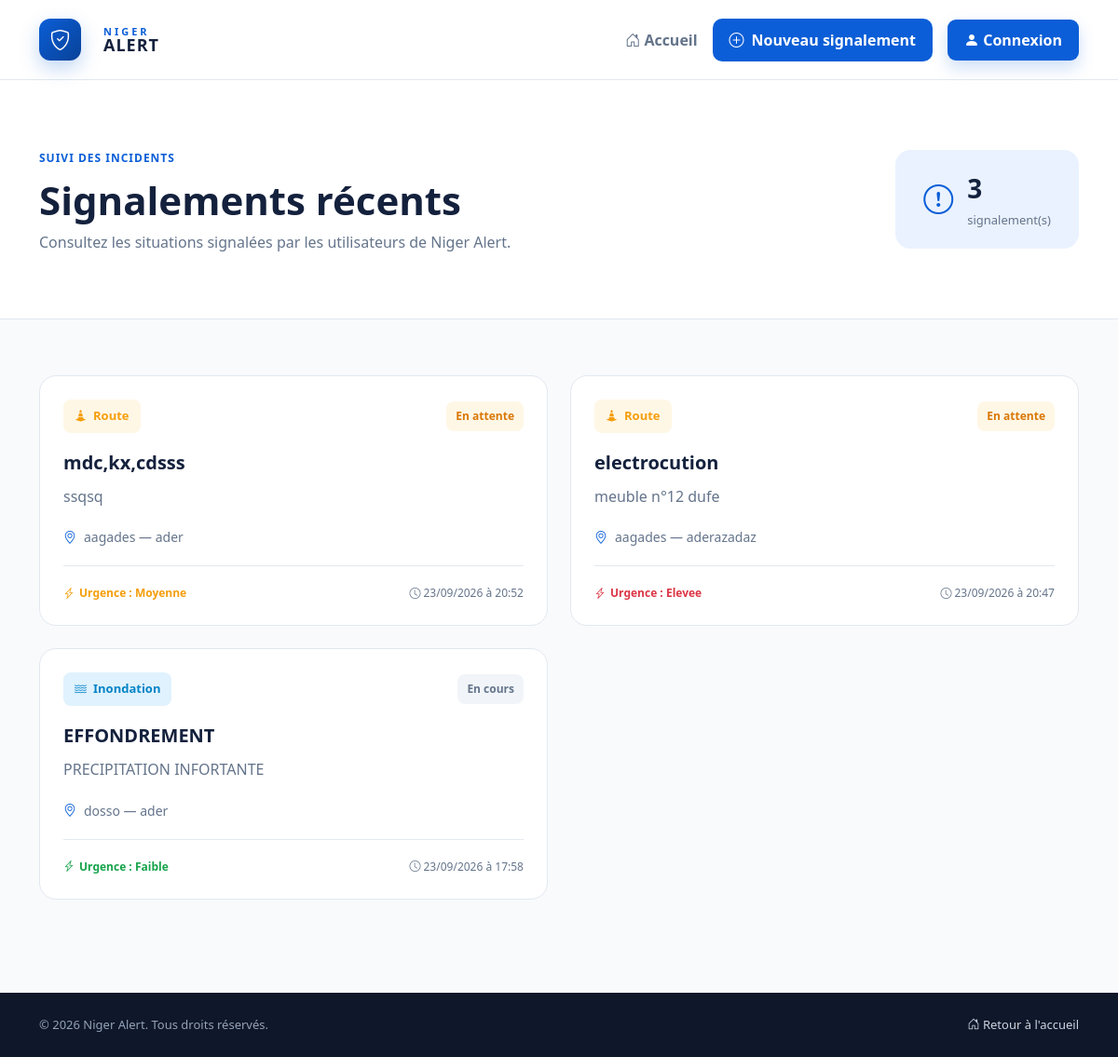
Before: /alerts with the older database file.
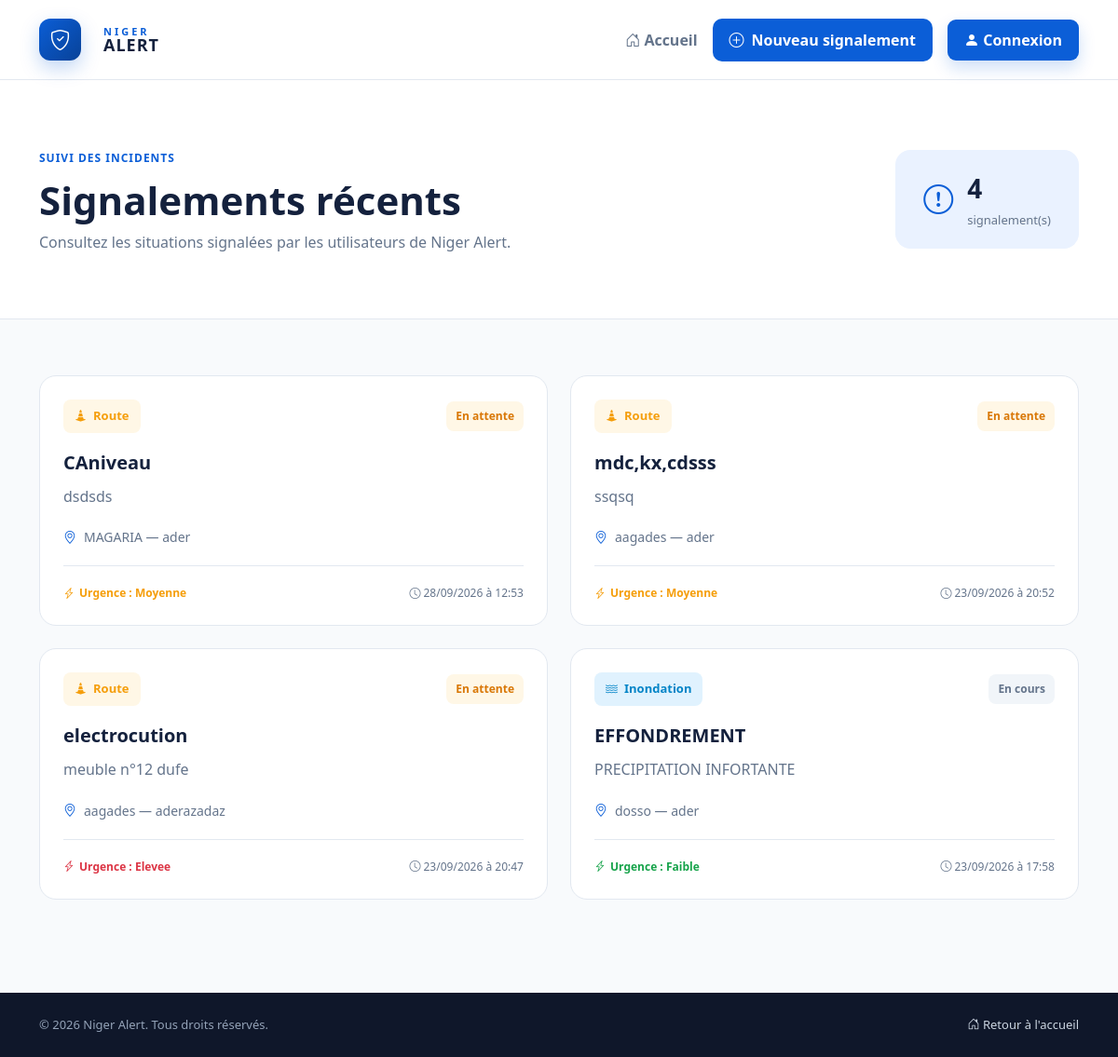
After: the same page with the newer database file.
### app.py (models this page shows)
class Report(db.Model):
    id = db.Column(
        db.Integer,
        primary_key=True
    )
    user_id = db.Column(
        db.Integer,
        db.ForeignKey("user.id"),
        nullable=True
    )
    user = db.relationship(
        "User",
        backref=db.backref(
            "reports",
            lazy=True
        )
    )
    incident_type = db.Column(
        db.String(100),
        nullable=False
    )
    title = db.Column(
        db.String(200),
        nullable=False
    )
    description = db.Column(
        db.Text,
        nullable=False
    )
    region = db.Column(
        db.String(100),
        nullable=False
    )
    city = db.Column(
        db.String(100),
        nullable=False
    )
    address = db.Column(
        db.String(200)
    )
    urgency = db.Column(
        db.String(50),
        nullable=False
    )
    latitude = db.Column(
        db.String(50)
    )
    longitude = db.Column(
        db.String(50)
    )
    image = db.Column(
        db.String(200)
    )
    status = db.Column(
        db.String(50),
        default="en attente",
        nullable=False
    )
    created_at = db.Column(
        db.DateTime,
        default=datetime.utcnow,
        nullable=False
    )

### app.py (the view)
@app.route("/alerts")
def alerts():
    reports = Report.query.order_by(
        Report.created_at.desc()
    ).all()
    return render_template(
        "alerts.html",
        reports=reports
    )

### app.py (called while the page is built, shortened)
@app.before_request
def check_report_logout():
    logout_at = session.get(
        "logout_at"
    )
    if not logout_at:
        return

### templates/alerts.html (shortened to what this page needs)
<!DOCTYPE html>
<html lang="fr">
<head>
    <link href="https://cdn.jsdelivr.net/npm/bootstrap@5.3.3/dist/css/bootstrap.min.css" rel="stylesheet">
    <link rel="stylesheet" href="https://cdn.jsdelivr.net/npm/bootstrap-icons@1.11.3/font/bootstrap-icons.min.css">
    <link rel="stylesheet" href="{{ url_for('static', filename='css/style.css') }}">
    <link rel="stylesheet" href="{{ url_for('static', filename='css/alerts.css') }}">
</head>
<body>
    <nav class="navbar navbar-expand-lg alerts-navbar">
        <div class="container">
            <a class="navbar-brand d-flex align-items-center" href="{{ url_for('index') }}">
                <div class="logo-icon">
                    <i class="bi bi-shield-check"></i>
                </div>
                <div class="logo-text">
                    <span>NIGER</span>
                    <strong>ALERT</strong>
                </div>
            </a>
            <div class="d-flex align-items-center gap-3">
                <a href="{{ url_for('index') }}" class="nav-link-custom">
                    <i class="bi bi-house-door"></i>
                    Accueil
                </a>
                <a href="{{ url_for('report') }}" class="new-report-button">
                    <i class="bi bi-plus-circle"></i>
                    Nouveau signalement
                </a>
                <a href="{{ url_for('user_login') }}" class="btn btn-report-nav">
                    <i class="bi bi-person-fill"></i>
                    Connexion
                </a>
            </div>
        </div>
    </nav>
    <section class="alerts-header">
        <div class="container">
            <div class="alerts-header-content">
                <div>
                    <span class="page-label">
                        SUIVI DES INCIDENTS
                    </span>
                    <h1>
                        Signalements récents
                    </h1>
                    <p>
                        Consultez les situations signalées
                        par les utilisateurs de Niger Alert.
                    </p>
                </div>
                <div class="alerts-count">
                    <i class="bi bi-exclamation-circle"></i>
                    <div>
                        <strong>
                            {{ reports|length }}
                        </strong>
                        <span>
                            signalement(s)
                        </span>
                    </div>
                </div>
            </div>
        </div>
    </section>
    <main class="alerts-main">
        <div class="container">
            {% if reports %}
            <div class="row g-4">
                {% for report in reports %}
                <div class="col-lg-6">
                    <article class="alert-card">
                        <div class="alert-card-header">
                            <div class="incident-badge
                                        incident-{{ report.incident_type }}">
                                {% if report.incident_type == "inondation" %}
                                <i class="bi bi-water"></i>
                                {% elif report.incident_type == "route" %}
                                <i class="bi bi-cone-striped"></i>
                                {% elif report.incident_type == "incendie" %}
                                <i class="bi bi-fire"></i>
                                {% else %}
                                <i class="bi bi-exclamation-circle"></i>
                                {% endif %}
                                {{ report.incident_type|capitalize }}
                            </div>
                            <span class="status-badge
                                        status-{{ report.status|replace(' ', '-') }}">
                                {{ report.status|capitalize }}
                            </span>
                        </div>
                        <h3>
                            {{ report.title }}
                        </h3>
                        <p class="alert-description">
                            {{ report.description }}
                        </p>
                        <div class="alert-location">
                            <i class="bi bi-geo-alt"></i>
                            <span>
                                {{ report.city }}
                                {% if report.address %}
                                — {{ report.address }}
                                {% endif %}
                            </span>
                        </div>
                        <div class="alert-card-footer">
                            <span class="urgency-badge
                                        urgency-{{ report.urgency }}">
                                <i class="bi bi-lightning-charge"></i>
                                Urgence :
                                {{ report.urgency|capitalize }}
                            </span>
                            <span class="alert-date">
                                <i class="bi bi-clock"></i>
                                {{ report.created_at.strftime('%d/%m/%Y à %H:%M') }}
                            </span>
                        </div>
                    </article>
                </div>
                {% endfor %}
            </div>
            {% endif %}
        </div>
    </main>
    <footer class="alerts-footer">
        <div class="container">
            <div class="d-flex flex-column flex-md-row
                        justify-content-between
                        align-items-center
                        gap-3">
                <p>
                    © 2026 Niger Alert.
                    Tous droits réservés.
                </p>
                <a href="{{ url_for('index') }}">
                    <i class="bi bi-house-door"></i>
                    Retour à l'accueil
                </a>
            </div>
        </div>
    </footer>
</body>
</html>

### static/css/style.css (style rules this page uses)
* { margin: 0; padding: 0; box-sizing: border-box; }
:root { --primary: #0b5ed7; --primary-dark: #084298; --primary-light: #eaf2ff; --dark: #14213d; --text: #4b5563; --light: #f7f9fc; --white: #ffffff; --danger: #dc3545; --danger-light: #fff1f2; --warning: #f59e0b; --warning-light: #fff7e6; --success: #16a34a; --success-light: #ecfdf3; --border: #e5e7eb; }
html { scroll-behavior: smooth; }
body { font-family: "Segoe UI", Tahoma, Geneva, Verdana, sans-serif; color: var(--dark); background: var(--white); overflow-x: hidden; }
.navbar-brand { gap: 12px; }
.logo-icon { width: 45px; height: 45px; border-radius: 12px; background: linear-gradient( 135deg, var(--primary), var(--primary-dark) ); display: flex; justify-content: center; align-items: center; color: var(--white); font-size: 22px; box-shadow: 0 8px 20px rgba(11, 94, 215, 0.25); }
.logo-text { display: flex; flex-direction: column; line-height: 1; }
.logo-text span { font-size: 13px; font-weight: 700; letter-spacing: 3px; color: var(--primary); }
.logo-text strong { font-size: 19px; letter-spacing: 1px; color: var(--dark); }
.btn-report-nav { background: var(--primary); color: white; padding: 10px 18px; border-radius: 9px; font-weight: 600; border: none; box-shadow: 0 8px 18px rgba(11, 94, 215, 0.2); transition: 0.3s; }

Changed rows visible on the page:
added Report: incident_type "Route", status "En attente", title "CAniveau", description "dsdsds", city "MAGARIA", address "ader", urgency "Moyenne", created_at "28/09/2026 à 12:53"
Other visible differences:
{{ reports|length }}: "3" → "4"
